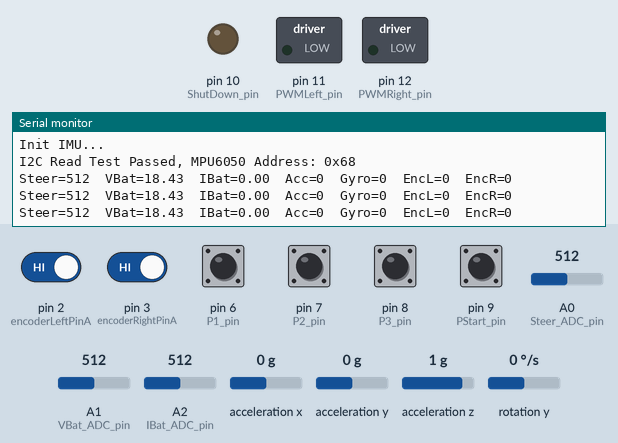
Bench run of a sketch on a simulated Arduino Mega 2560, built with avr-gcc and run on an emulated ATmega2560. On the bench: switched loads named in the sketch (green lamp = pin HIGH), output pins drawn as LEDs (lit = HIGH), the last lines printed to the serial monitor. Wiring (inferred from the names in the program): MPU-6050 motion sensor at I2C address 0x68. The test bench sets the inputs (shaded band); at power-on: pin 2 (encoderLeftPinA), pin 3 (encoderRightPinA), pin 6 (P1_pin), pin 7 (P2_pin), pin 8 (P3_pin), pin 9 (PStart_pin) HIGH, A0 (Steer_ADC_pin) = 512, A1 (VBat_ADC_pin) = 512, A2 (IBat_ADC_pin) = 512, acceleration x 0 g, acceleration y 0 g, acceleration z 1 g, rotation y 0 °/s.

Above: at 4.0 s.
4.1 s: pin 6 (P1_pin) pulled LOW for 1 s
At 4.8 s:
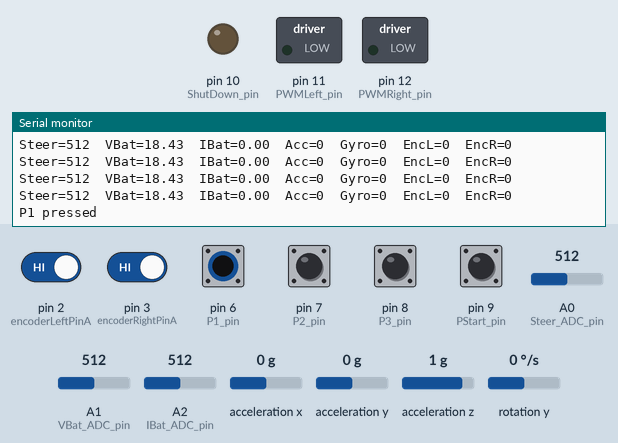
6.6 s: pin 9 (PStart_pin) pulled LOW for 1 s
At 7.4 s:
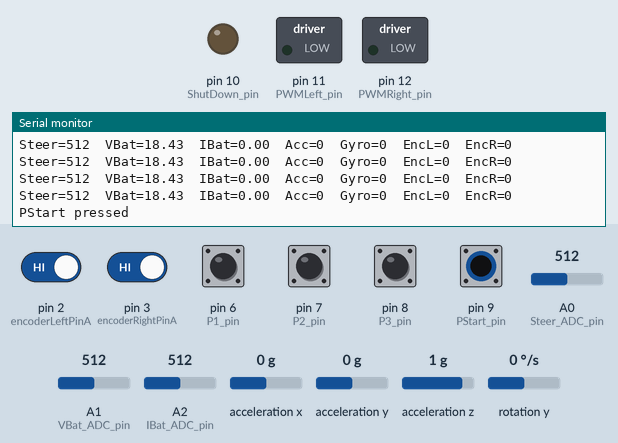

Measured:
- after the input at 4.1 s, the serial monitor: prints a new line after 0.31 s (image 1)
- after the input at 6.6 s, the serial monitor: prints a new line after 0.38 s (image 2)

The sketch:

PersonalRobot_TestSensor.ino
```cpp
// (licence header left out)
#include<Wire.h>
// Default I2C address for the MPU-6050 is 0x68. // But only if the AD0 pin is low.
// Some sensor boards have AD0 high, and the I2C address thus becomes 0x69.
#define MPU6050_I2C_ADDRESS 0x68

#define MPU6050_WHO_AM_I           0x75   // R
#define MPU6050_PWR_MGMT_1         0x6B   // R/W
#define MPU6050_ACCEL_YOUT_H       0x3D   // R
#define MPU6050_GYRO_YOUT_H        0x45   // R

//ADC Inputs
#define Steer_ADC_pin  0
#define VBat_ADC_pin   1
#define IBat_ADC_pin   2
#define Acc_ADC_pin    4
#define Gyro_ADC_pin   5

//Driver pin
#define ShutDown_pin   10   // ShutDown for motor driver (LOW=SD)
#define PWMLeft_pin    11   // PWM for motor Left
#define PWMRight_pin   12   // PWM for motor Right

//Digital pin
#define P1_pin         6   // P1 pushbutton + function
#define P2_pin         7   // P2 pushbutton - function
#define P3_pin         8   // P3 pushbutton Enter function
#define PStart_pin     9   // Start Contact
#define test_Pin       4   // Use to test interrupt

/* on mega
INT0 pin2  ( 6) PE4
INT1 pin3  ( 7) PE5
INT2 pin21 (43) SCL
INT3 pin20 (44) SDA
INT4 pin19 (45) RX1
INT5 pin18 (46) TX1
*/

// Encoders
#define encoderLeftPinA 2  // interrupt 4 (ENC1)
#define encoderLeftPinB 49  // PORTL.0
#define encoderRightPinA 3 // interrupt 5 (ENC2)
#define encoderRightPinB 48 // PORTL.1
volatile long int encoderCounterLeft=0;
volatile long int encoderCounterRight=0;

//Battery variables
float VBatLevel;
float VBatScale=0.036;
float IBatLevel;
float IBatScale=0.0538;

//Motor variables
int dutyCycleLeft;
int dutyCycleRight;
int stallMotor;            // value of PWM for motor stall
float drive=0;
int drivePWM;
int maxPWM;

// Sensor
int Acc_RAW;
int Gyro_RAW;
int Steer_RAW;
int IBat_Zero;
int error;


void setup() {
  Serial.begin(115000);              // for DEBUG
  Serial1.begin(9600);               // for LCD
  analogReference(EXTERNAL);         // 3V3 reference for POT and analog IMU (VPOT=3V3)

  // ShutDown Motor Driver
  pinMode(ShutDown_pin, OUTPUT);
  digitalWrite(ShutDown_pin, LOW);   // ShutDown driver at startUP
  pinMode(PWMLeft_pin, OUTPUT);
  pinMode(PWMRight_pin, OUTPUT);
  digitalWrite(PWMLeft_pin, LOW);
  digitalWrite(PWMRight_pin, LOW);

  // Initialize PushButton
  pinMode(P1_pin, INPUT_PULLUP);
  pinMode(P2_pin, INPUT_PULLUP);
  pinMode(P3_pin, INPUT_PULLUP);
  pinMode(PStart_pin, INPUT_PULLUP);

  // Initialize Encoders
  pinMode(encoderLeftPinA, INPUT_PULLUP); // turn on pullup resistor
  pinMode(encoderLeftPinB, INPUT_PULLUP); // turn on pullup resistor
  pinMode(encoderRightPinA, INPUT_PULLUP); // turn on pullup resistor
  pinMode(encoderRightPinB, INPUT_PULLUP); // turn on pullup resistor
  attachInterrupt(0, EncoderLeft, FALLING); // encoder pin 2 interrupt 0 (ENC1) 90 pulse/turn
  attachInterrupt(1, EncoderRight, FALLING); // encoder pin 3 interrupt 1 (ENC2)

  Serial.println("PersonalRobot Test Sensor\n");
  delay(250);
  Serial.println("Init IBat offset...");
  initIBat();
  Serial.println(IBat_Zero);
  delay(250);
  Serial.println("Init LCD...");
  initLCD();
  delay(250);
  Serial.println("Init IMU...");
  initIMU();
  delay(100);
  Serial.println();
}


void loop()
{

  LCDPosition(1,0);
  Steer_RAW = analogRead(Steer_ADC_pin);
  Serial.print("Steer=");  // ECO on SerialMonitor
  Serial.print(Steer_RAW);
  Serial1.print("Str=");
  if (Steer_RAW<10)   Serial1.print(" ");
  if (Steer_RAW<100)  Serial1.print(" ");
  if (Steer_RAW<1000) Serial1.print(Steer_RAW);

  LCDPosition(1,8);
  VBatLevel = float(analogRead(VBat_ADC_pin))*VBatScale;
  Serial.print("\tVBat=");  // ECO on SerialMonitor
  Serial.print(VBatLevel);
  Serial1.print("Bat=");
  Serial1.print(VBatLevel);

  IBatLevel = float(analogRead(IBat_ADC_pin)-IBat_Zero)*IBatScale;
  Serial.print("\tIBat=");  // ECO on SerialMonitor
  Serial.print(IBatLevel);

  //readIMU();
  Acc_RAW = readAcc();
  Gyro_RAW = readGyro();
  LCDPosition(0,0);
  Serial.print("\tAcc=");  // ECO on SerialMonitor
  Serial.print(Acc_RAW);   // scheda orizzontale
  Serial1.print("A=");
  Serial1.print(Acc_RAW);
  Serial1.print("   ");

  LCDPosition(0,8);
  Serial.print("\tGyro=");  // ECO on SerialMonitor
  Serial.print(Gyro_RAW);
  Serial1.print("G=");
  Serial1.print(Gyro_RAW);
  Serial1.print("   ");

  Serial.print("\tEncL=");
  Serial.print(encoderCounterLeft);

  Serial.print("\tEncR=");
  Serial.print(encoderCounterRight);


  Serial.println();

  if (digitalRead(P1_pin)==0) {
      Serial.println("P1 pressed");  // ECO on SerialMonitor
      clearLCD();
      LCDPosition(0,0);
      Serial1.print("P1 pressed");
  }
  if (digitalRead(P2_pin)==0) {
      Serial.println("P2 pressed");  // ECO on SerialMonitor
      clearLCD();
      LCDPosition(0,0);
      Serial1.print("P2 pressed");
  }
  if (digitalRead(P3_pin)==0) {
      Serial.println("P3 pressed");  // ECO on SerialMonitor
      clearLCD();
      LCDPosition(0,0);
      Serial1.print("P3 pressed");
  }
  if (digitalRead(PStart_pin)==0) {
      Serial.println("PStart pressed");  // ECO on SerialMonitor
      clearLCD();
      LCDPosition(0,0);
      Serial1.print("PStart pressed");
  }

  delay(500);
}


void initIBat()
{
   int i;
   IBat_Zero=0;
   for (i=0; i<50; i++)
   {
      IBat_Zero += analogRead(IBat_ADC_pin);
      delay(20);
   }
   IBat_Zero /= i;
}

void EncoderLeft()
{
  // If pinA and pinB are both high or both low, it is spinning
  // forward. If they're different, it's going backward.
     if(PINL & 0b00000001)  //PINL - The Port L Input Pins Register - read only (bit0 PL0)
        encoderCounterLeft++;
     else
        encoderCounterLeft--;
}

void EncoderRight()
{
  // If pinA and pinB are both high or both low, it is spinning
  // forward. If they're different, it's going backward.
     if(PINL & 0b00000010)  //PINL - The Port L Input Pins Register - read only (bit0 PL0)
        encoderCounterRight++;
     else
        encoderCounterRight--;
}
```

IMU.ino
```cpp
/*
  OpenWheels V2.0
  IMU GY-512 with MPU-6050
  pin AD0 is connect to GND
  IMU is powered with 5V
  I2C BUS work at 3V3 with internal module 4K7 R-pullup
  from: http://playground.arduino.cc/Main/MPU-6050
 */

/*
  analog IMU

*/

//select type of IMU
//#define analogIMU
#define digitalIMU

void initIMU()
{
  #ifdef digitalIMU
    MPU6050_init();
  #endif
}

void readIMU()
{
  byte error;

  #ifdef analogIMU
    Acc_RAW = analogRead(Acc_ADC_pin);
    Gyro_RAW = analogRead(Gyro_ADC_pin);
  #endif
  #ifdef digitalIMU
    error = MPU6050_read_int (MPU6050_ACCEL_YOUT_H, &Acc_RAW);
    error = MPU6050_read_int (MPU6050_GYRO_YOUT_H, &Gyro_RAW);
  #endif
}

void MPU6050_init()
{
  byte error;
  byte data;

  Wire.begin();
  // Disable internal Arduino R-pullup
  digitalWrite(SDA, 0);
  digitalWrite(SCL, 0);

  // default at power-up:
  //    Gyro at 250 degrees second
  //    Acceleration at 2g
  //    Clock source at internal 8MHz
  //    The device is in sleep mode.
//  Serial.print("MPU6050 init...");
    error = MPU6050_read_byte (MPU6050_WHO_AM_I, &data); //se non c'è MPU si blocca qui...

	if(data == 0x68)
	{
		Serial.print("I2C Read Test Passed, MPU6050 Address: 0x");
                Serial.println(data,HEX);
	}
	else
	{
		Serial.println("I2C Read Test Failed! NO MPU6050");
		//while(1){}
	}

  // Clear the 'sleep' bit to start the sensor.
  error = MPU6050_write(MPU6050_PWR_MGMT_1, 0);

    //setIMU(0x19, ?); // SMPRT_DIV
  /* This register specifies the divider from the gyroscope output rate used to generate the Sample Rate for the MPU-60X0.
     The sensor register output, FIFO output, DMP sampling and Motion detection are all based on the Sample Rate.
     The Sample Rate is generated by dividing the gyroscope output rate by SMPLRT_DIV: Sample Rate = Gyroscope Output Rate / (1 + SMPLRT_DIV)
     where Gyroscope Output Rate = 8kHz when the DLPF is disabled (DLPF_CFG = 0 or 7), and 1kHz when the DLPF is enabled (see Register 26).
     The accelerometer output rate is 1kHz. */

    //setIMU(0x1A, ?); // DLPF_CFG set cut off frequency of filter

//    setIMU(0x1B, 0); // GYRO_CONFIG Gyro Full Scale Range ± 250 °/s (131 LSB/°/s)
//    setIMU(0x1C, 0); // ACCEL_CONFIG Acc  Full Scale Range ± 2g (16384 LSB/g)
//    setIMU(0x19, 7); // SMPRT_DIV (This register specifies the divider from the gyroscope output rate used to generate the Sample Rate) Giroscope sample rate = 1KHz
//    setIMU(0x6B, 0); // PWR_MGMT_1 (This register allows the user to configure the power mode and clock source) wakes up the MPU-6050, Internal 8MHz oscillator
}

// --------------------------------------------------------
// MPU6050_read_byte
// This is a common function to read ONE bytes from an I2C device.

byte MPU6050_read_byte(byte regAddr, byte *data)
{
  byte error;
  Wire.beginTransmission(MPU6050_I2C_ADDRESS);
  Wire.write(regAddr);
  error = Wire.endTransmission(false);    // hold the I2C-bus
  if (error != 0)
    return (error);

  // Third parameter is true: relase I2C-bus after data is read.
  Wire.requestFrom(MPU6050_I2C_ADDRESS, 1, true);
  if (Wire.available() != 1)
    return(5);  //data is not modified

  data[0]=Wire.read();
  return (0);  // return : no error
}

// --------------------------------------------------------
// MPU6050_read_int
// This is a common function to read TWO bytes from an I2C device.

byte MPU6050_read_int(byte regAddr, int *data)
{
  byte error;

  Wire.beginTransmission(MPU6050_I2C_ADDRESS);
  Wire.write(regAddr);
  error = Wire.endTransmission(false);    // hold the I2C-bus

  // Third parameter is true: relase I2C-bus after data is read.
  Wire.requestFrom(MPU6050_I2C_ADDRESS, 2, true);
  if (Wire.available() != 2)
    return(5);  //data is not modified
  *data=Wire.read()<<8|Wire.read();

  return (0);  // return : no error
}


// --------------------------------------------------------
// MPU6050_write
// This is a common function to write ONE bytes to an I2C device.

byte MPU6050_write(byte regAddr, byte data)
{
  byte error;

  Wire.beginTransmission(MPU6050_I2C_ADDRESS);
  Wire.write(regAddr);        // write the register address
  Wire.write(data);  // write one bytes
  error = Wire.endTransmission(true); // release the I2C-bus
  if (error != 0)
    return (error);

  return (0);         // return : no error
}

// --------------------------------------------------------
// MPU6050_read_Accelerometer
// This is a common function to read ACC.
int readAcc()
{
  byte error;
  int data;
  Wire.beginTransmission(MPU6050_I2C_ADDRESS);
  Wire.write(MPU6050_ACCEL_YOUT_H);
  error = Wire.endTransmission(false);    // hold the I2C-bus
  // Third parameter is true: relase I2C-bus after data is read.
  Wire.requestFrom(MPU6050_I2C_ADDRESS, 2, true);
  data=Wire.read()<<8|Wire.read();
  return (data);
}

// --------------------------------------------------------
// MPU6050_read_Gyroscope
// This is a common function to read GYRO.
int readGyro()
{
  byte error;
  int data;
  Wire.beginTransmission(MPU6050_I2C_ADDRESS);
  Wire.write(MPU6050_GYRO_YOUT_H);
  error = Wire.endTransmission(false);    // hold the I2C-bus
  // Third parameter is true: relase I2C-bus after data is read.
  Wire.requestFrom(MPU6050_I2C_ADDRESS, 2, true);
  data=Wire.read()<<8|Wire.read();
  return (data);
}
```

SerLCD.ino
```cpp
/*
  OpenWheels serLCD
  use SparkFun SerLCD
  Serial Enabled 16x2 LCD - Black on Green 5V - LCD-09393
 */

const int LCDdelay=2;  // conservative, 2 actually works

void LCDPosition(int row, int col)
{ //goto row & column
  Serial1.write(0xFE);   //command flag
  Serial1.write((col + row*64 + 128));    //position
  delay(LCDdelay);
}

void clearLCD()
{ //clear display
  Serial1.write(0xFE);   //command flag
  Serial1.write(0x01);   //clear command.
  delay(LCDdelay);
}

void backlightOn()
{ //turns on the backlight
  Serial1.write(0x7C);   //command flag for backlight stuff
  Serial1.write(157);    //light level.
  delay(LCDdelay);
}

void backlightOff()
{ //turns off the backlight
  Serial1.write(0x7C);   //command flag for backlight stuff
  Serial1.write(128);    //light level for off.
  delay(LCDdelay);
}

void serCommand()
{ //a general function to call the command flag for issuing all other commands
  Serial1.write(0xFE);
}

void splashSet()
{ //set the splash display text to memory
  Serial1.write(0x7C);   //command flag
  Serial1.write(10);     //this is the <control> j char or line feed
}

void initLCD() {

  backlightOff();
  clearLCD();
  LCDPosition(0,0);
  Serial1.write("OpenWheels V2.0");
  delay(1000);
  //  splashSet();
}
```
